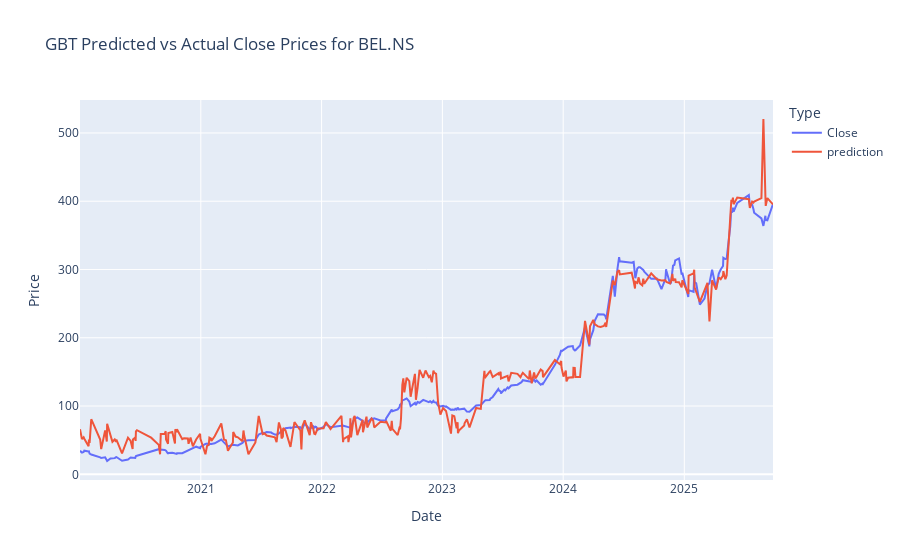

Write notebook code for a chart like this one.
### Code cell
import plotly.express as px
company = "BEL.NS"
df_company = preds_pd[preds_pd['Ticker'] == company]

fig = px.line(df_company, x='Date', y=['Close', 'prediction'],
              title=f"GBT Predicted vs Actual Close Prices for {company}",
              labels={'value':'Price', 'variable':'Type'})
fig.show()

### Figure 1 — Plotly figure (JSON) as saved in the notebook; plotly's stock layout.template omitted (floating-point values rounded to 4 significant figures; data arrays with more than 128 entries replaced by an {"elided": "..."} marker saying what was removed)
{"data": [{"hovertemplate": "Type=Close<br>Date=%{x}<br>Price=%{y}<extra></extra>", "legendgroup": "Close", "line": {"color": "#636efa", "dash": "solid"}, "marker": {"symbol": "circle"}, "mode": "lines", "name": "Close", "orientation": "v", "showlegend": true, "type": "scatter", "x": {"elided": "299 str values"}, "xaxis": "x", "y": {"elided": "299 float values"}, "yaxis": "y"}, {"hovertemplate": "Type=prediction<br>Date=%{x}<br>Price=%{y}<extra></extra>", "legendgroup": "prediction", "line": {"color": "#EF553B", "dash": "solid"}, "marker": {"symbol": "circle"}, "mode": "lines", "name": "prediction", "orientation": "v", "showlegend": true, "type": "scatter", "x": {"elided": "299 str values"}, "xaxis": "x", "y": {"elided": "299 float values"}, "yaxis": "y"}], "layout": {"autosize": true, "legend": {"title": {"text": "Type"}, "tracegroupgap": 0}, "title": {"text": "GBT Predicted vs Actual Close Prices for BEL.NS"}, "xaxis": {"anchor": "y", "autorange": true, "domain": [0, 1], "range": ["2020-01-02", "2025-09-26"], "title": {"text": "Date"}, "type": "date"}, "yaxis": {"anchor": "x", "autorange": true, "domain": [0, 1], "range": [-8.347, 548.3], "title": {"text": "Price"}, "type": "linear"}}}
